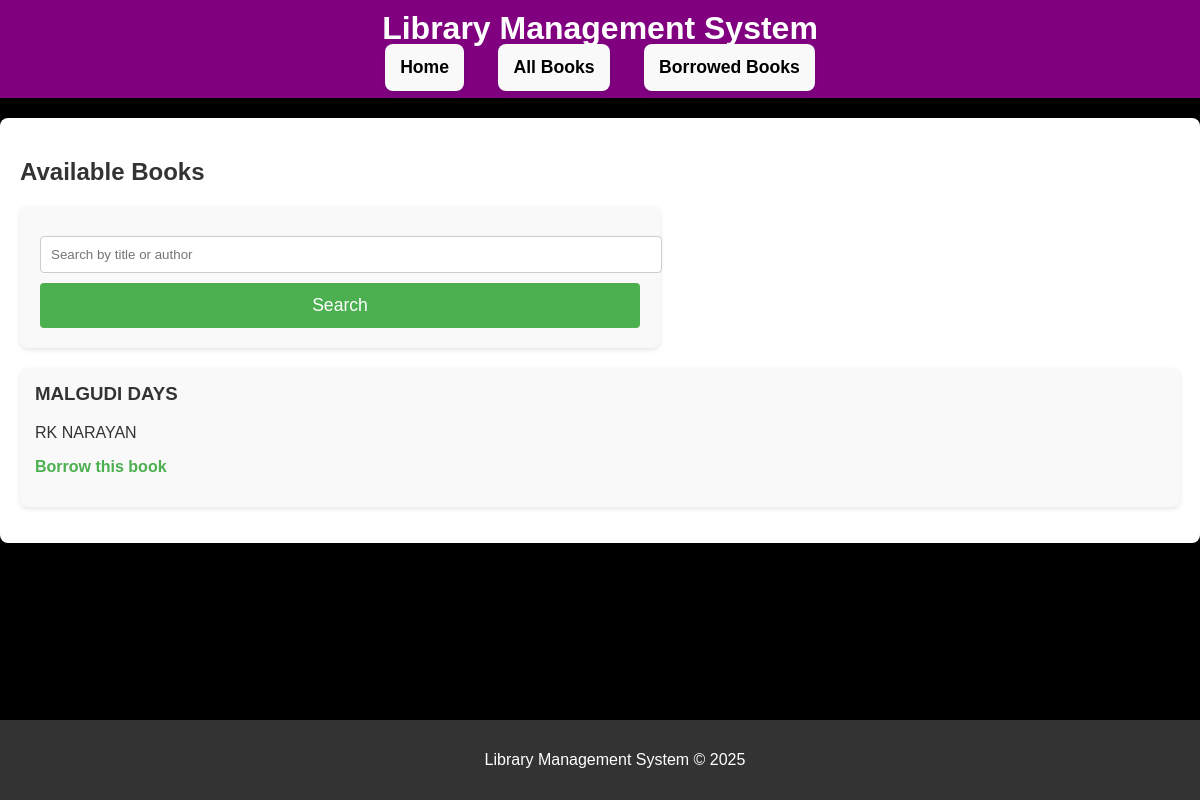
/, run on an earlier commit of the app's database.
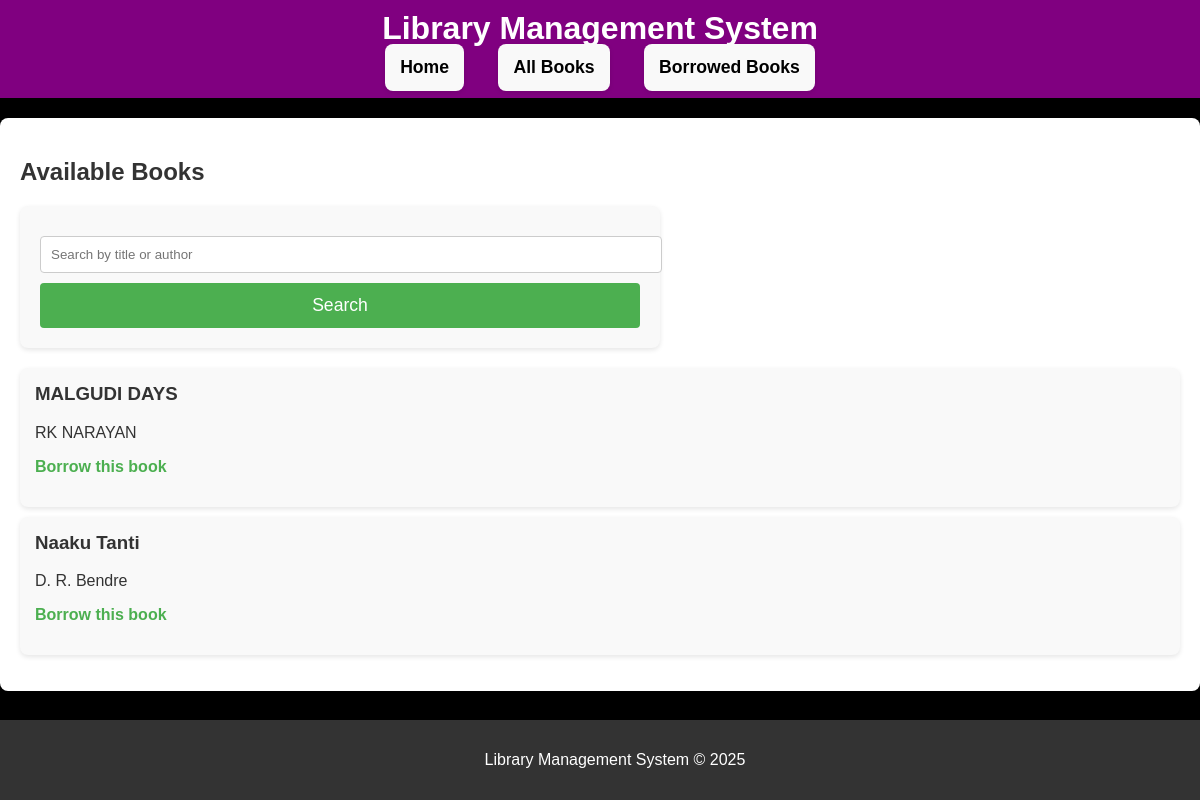
And on a later commit of the database.
### library/models.py (models this page shows, shortened)
class Book(models.Model):
    title = models.CharField(max_length=50)
    author = models.ForeignKey(Author, on_delete=models.CASCADE)
    available = models.BooleanField(default=True)
    category = models.CharField(max_length=2, choices=CATEGORY_CHOICES)

class Author(models.Model):
    name = models.CharField(max_length=50)
    bio = models.TextField(blank=True)

### library/views.py (the view)
# urls.py: path('', views.index, name='index'),
def index(request):
    query = request.GET.get('q', '')  # Retrieve the search query from the GET request
    books = Book.objects.filter(
        Q(title__icontains=query) |  Q(author__name__icontains=query)
    )
    return render(request, 'library/index.html', {'books': books, 'query': query})

### library/templates/library/index.html
{% extends 'library/base.html' %}
{% block content %}
    <h2>Available Books</h2>
    <form method="get" action="{% url 'index' %}">
        <input type="text" name="q" value="{{ query }}" placeholder="Search by title or author" />
        <button type="submit">Search</button>
    </form>
    <ul>
        {% for book in books %}
            <li>
                <h3>{{ book.title }}</h3>
                <p>{{ book.author.name }}</p>
                <p><a href="{% url 'borrow_book' book.id %}">Borrow this book</a></p>
            </li>
        {% empty %}
            <p> No books found. </P>
        {% endfor %}
    </ul>
{% endblock %}

What changed in the data, as far as the page shows it:
added Book: title "Naaku Tanti", author.name "D. R. Bendre"
